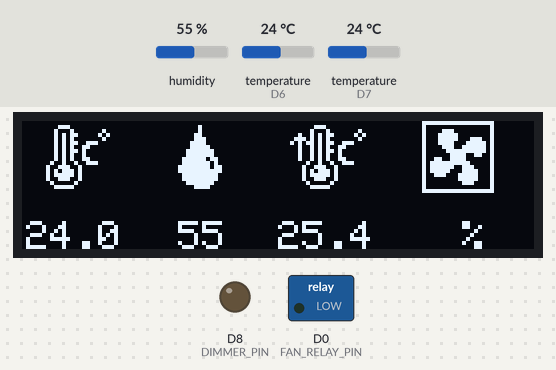
Bench run of a sketch on a simulated ESP8266 (Wemos D1 mini). Shown: 128×32 one-colour display, switched loads named in the sketch (green lamp = pin HIGH), output pins drawn as LEDs (lit = HIGH). Inputs (shaded band) come from the test bench; at power-on: humidity 55 %, temperature (sensors on D6, D7) 24 °C. WiFi joins after 1.5 s; servers stay silent unless stated; the Firebase database answers and starts empty; what the sketch prints to the serial monitor is not drawn.

Above: at 3.7 s.
3.8 s: humidity set to 22 %
At 6.1 s:
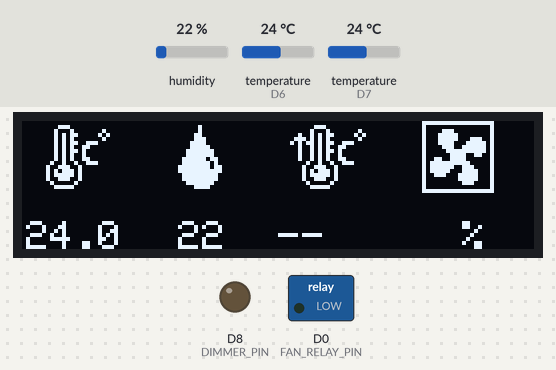
7.2 s: temperature (sensor on D6) set to 12 °C
At 9.5 s:
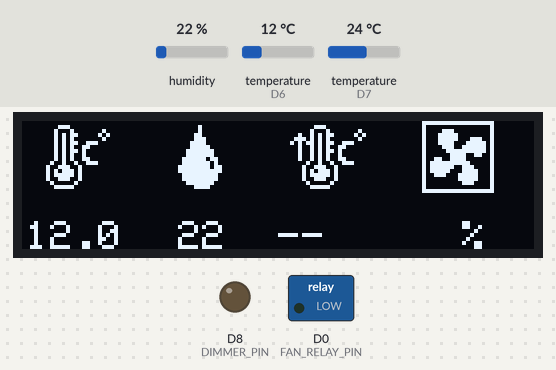
9.8 s: humidity set to 40 %
At 14.9 s:
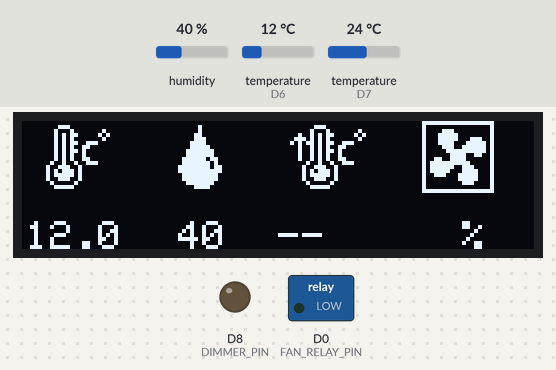
15.2 s: temperature (sensor on D6) set to 19 °C
At 17.3 s:
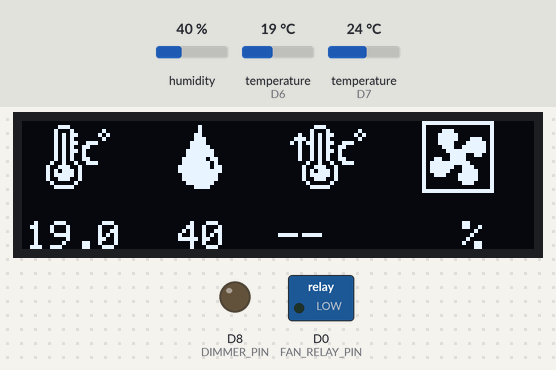
22.4 s: humidity set to 68 %
At 26.1 s:
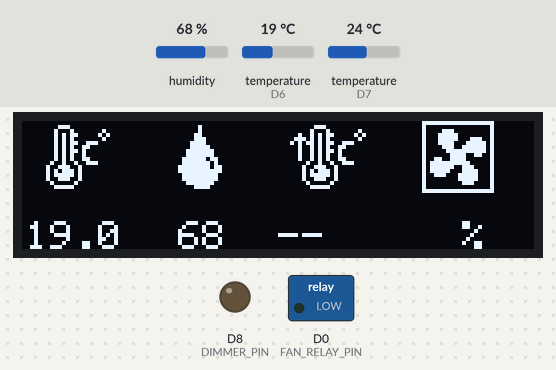
Timing chart, 0 to 27.6 s (numbered marks = the images above; inputs shaded):
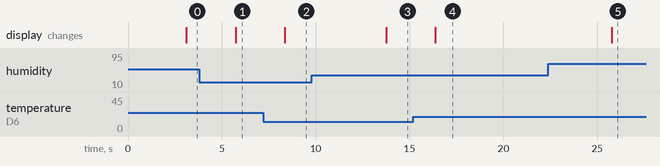

Measured:
- after the input at 3.8 s, the display: changes after 1.9 s (image 1)
- after the input at 7.2 s, the display: changes after 1.1 s (image 2)
- after the input at 9.8 s, the display: changes after 4.0 s (image 3)
- after the input at 15.2 s, the display: changes after 1.2 s (image 4)
- after the input at 22.4 s, the display: changes after 3.4 s (image 5)

The sketch:

hardware_Firmware_.ino
```cpp
#include <RBDdimmer.h>
#include <ESP8266WiFi.h>
#include <FirebaseESP8266.h>
#include <OneWire.h>
#include <DallasTemperature.h>
#include <DHT.h>
#include <Wire.h>
#include <Adafruit_GFX.h>
#include <Adafruit_SSD1306.h>
#include <TaskScheduler.h>
#include <RBDdimmer.h> // For Optimus dimmer control

// Wi-Fi credentials
#define WIFI_SSID "huawei"
#define WIFI_PASSWORD "12345678"

// Firebase config
#define FIREBASE_HOST "smart-fan-controller-e1721-default-rtdb.asia-southeast1.firebasedatabase.app"
#define FIREBASE_AUTH "VoyfKYAwfanU32G2XWrPhg7sBMC984ZrXsL1Grny"

// Sensor Pins
#define ONE_WIRE_BUS D6  // DS18B20
#define DHTPIN D7        // DHT11
#define DHTTYPE DHT11
#define FAN_RELAY_PIN D0 // Relay control

// OLED (0.91" 128x32 I2C) - D1 Mini: SDA = D2 (GPIO4), SCL = D1 (GPIO5)
#define SCREEN_WIDTH    128
#define SCREEN_HEIGHT   32
#define OLED_RESET      -1
#define SCREEN_ADDRESS  0x3C
#define OLED_SDA_PIN    D2
#define OLED_SCL_PIN    D1


// Dimmer pins (ESP8266)
#define DIMMER_PIN D8    // Dimmer control pin
#define ZERO_CROSS_PIN D5 // Zero-cross detection pin
dimmerLamp dimmer(DIMMER_PIN, ZERO_CROSS_PIN);


int fanSpeed = 0; // 0-100% speed
float temperatureHold = 25.0; // Default threshold from Firebase
float heatIndexGlobal = NAN;


Adafruit_SSD1306 display(SCREEN_WIDTH, SCREEN_HEIGHT, &Wire, OLED_RESET);

// --- ICONS ---
static const unsigned char PROGMEM image_arrow_up_bits[] = {0x20,0x70,0xa8,0x20,0x20,0x20,0x20};
static const unsigned char PROGMEM image_download_1_bits[] = {
  0x04,0x00,0x04,0x00,0x0c,0x00,0x0e,0x00,0x1e,0x00,0x1f,0x00,0x3f,0x80,0x3f,0x80,
  0x7e,0xc0,0x7f,0x40,0xff,0x60,0xff,0xe0,0x7f,0xc0,0x7f,0xc0,0x3f,0x80,0x0f,0x00
};
static const unsigned char PROGMEM image_download_bits[] = {
  0x1c,0x00,0x22,0x02,0x2b,0x05,0x2a,0x02,0x2b,0x38,0x2a,0x60,0x2b,0x40,0x2a,0x40,
  0x2a,0x60,0x49,0x38,0x9c,0x80,0xae,0x80,0xbe,0x80,0x9c,0x80,0x41,0x00,0x3e,0x00
};
static const unsigned char PROGMEM image_images_1_bits[] = {
0xff,0xff,0xc0,0x80,0x00,0x40,0x87,0x00,0x40,0x8f,0x80,0x40,0x8f,0x8e,0x40,0x8f,0x1f,
0x40,0x87,0x3f,0x40,0x83,0xff,0x40,0x81,0xe6,0x40,0x99,0xe0,0x40,0xbf,0xf0,0x40,0xbf,
0x38,0x40,0xbe,0x3c,0x40,0x9c,0x7c,0x40,0x80,0x7c,0x40,0x80,0x38,0x40,0x80,0x00,0x40,0xff,0xff,0xc0
};

// Sensor objects
OneWire oneWire(ONE_WIRE_BUS);
DallasTemperature ds18b20(&oneWire);
DHT dht(DHTPIN, DHTTYPE);

// Firebase objects
FirebaseData firebaseData;
FirebaseAuth firebaseAuth;
FirebaseConfig firebaseConfig;

// Sensor value storage
float lastValidTemp = NAN;
float lastValidHumidity = NAN;

// OLED Flashing
bool flashBulb = false;
bool fanState = false; // Global for OLED + logic

// TaskScheduler
Scheduler runner;

// Task function declarations
void readTemperature();
void readHumidity();
void fanControlTask();
void oledFlashTask();
void updateOLEDTask();

// Tasks
Task tReadTemp(1000, TASK_FOREVER, &readTemperature, &runner, true);     // every 1s
Task tReadHumidity(2000, TASK_FOREVER, &readHumidity, &runner, true);    // every 2s
Task tFanControl(200, TASK_FOREVER, &fanControlTask, &runner, true);     // fast for immediate relay
Task tOLEDFlash(500, TASK_FOREVER, &oledFlashTask, &runner, true);       // 0.5s for bulb flash
Task tOLEDUpdate(200, TASK_FOREVER, &updateOLEDTask, &runner, true);     // refresh OLED

// Control parameters
bool onOff = false;
float tempHold = 25.0;

// --- OLED Initialization ---
void initOLED() {
  Wire.begin(OLED_SDA_PIN, OLED_SCL_PIN);
  if (!display.begin(SSD1306_SWITCHCAPVCC, SCREEN_ADDRESS)) {
    Serial.println("SSD1306 allocation failed");
    for(;;);
  }
  display.clearDisplay();
  display.display();
}

// --- OLED Update ---
void drawStatusUI(float temp, float humidity, float heatIndex, int fanSpeed) {
  display.clearDisplay();

  display.drawBitmap(6, 1, image_download_bits, 16, 16, 1);
  display.drawBitmap(39, 1, image_download_1_bits, 11, 16, 1);
  display.drawBitmap(67, 3, image_arrow_up_bits, 5, 7, 1);
  display.drawBitmap(70, 1, image_download_bits, 16, 16, 1);
  display.drawBitmap(100, 0, image_images_1_bits, 18, 18, 1);


  display.setTextSize(1);
  display.setTextColor(SSD1306_WHITE);

  display.setCursor(1, 25);
  if (!isnan(temp)) display.print(temp, 1); else display.print("--.-");

  display.setCursor(39, 25);
  if (!isnan(humidity)) display.print(humidity, 0); else display.print("--");

  display.setCursor(64, 25);
  if (!isnan(heatIndex)) display.print(heatIndex, 1); else display.print("--");

  display.setCursor(104, 25);
  if (!isnan(fanSpeed)) display.print(fanSpeed, 0); else display.print("--");
  display.print("%");

  display.display();
}

// Accurate heat index calculation (Rothfusz regression)
float calculateHeatIndex(float tempC, float humidity) {
  if (tempC < 20.0 || humidity < 40) return NAN;
  float tempF = (tempC * 9.0 / 5.0) + 32.0;
  float hiF = -42.379 + (2.04901523 * tempF)
            + (10.14333127 * humidity)
            - (0.22475541 * tempF * humidity)
            - (0.00683783 * pow(tempF, 2))
            - (0.05481717 * pow(humidity, 2))
            + (0.00122874 * pow(tempF, 2) * humidity)
            + (0.00085282 * tempF * pow(humidity, 2))
            - (0.00000199 * pow(tempF, 2) * pow(humidity, 2));
  if (humidity < 13 && tempF >= 80 && tempF <= 112) {
    hiF -= ((13 - humidity) / 4) * sqrt((17 - abs(tempF - 95)) / 17);
  }
  if (humidity > 85 && tempF >= 80 && tempF <= 87) {
    hiF += ((humidity - 85) / 10) * ((87 - tempF) / 5);
  }
  return (hiF - 32.0) * 5.0 / 9.0;
}

// --- Task Implementations ---

void readTemperature() {
  ds18b20.requestTemperatures();
  float temp = ds18b20.getTempCByIndex(0);
  if (temp != DEVICE_DISCONNECTED_C) {
    lastValidTemp = temp;
    Firebase.setFloat(firebaseData, "/temperature", temp);
    Serial.print("Temperature: ");
    Serial.print(temp);
    Serial.println("°C");
  } else {
    Serial.println("Temperature sensor error!");
  }
}

void readHumidity() {
  float humidity = dht.readHumidity();
  if (!isnan(humidity)) {
    lastValidHumidity = humidity;
    Firebase.setFloat(firebaseData, "/humidity", humidity);
    Serial.print("Humidity: ");
    Serial.print(humidity);
    Serial.print("%");
    if (!isnan(lastValidTemp) && !isnan(lastValidHumidity)) {
      float heatIndex = calculateHeatIndex(lastValidTemp, lastValidHumidity);
      if (!isnan(heatIndex)) {
        Serial.print(" | Heat Index: ");
        Serial.print(heatIndex);
        Serial.println("°C");
        Firebase.setInt(firebaseData, "/heatIndex", heatIndex);
      } else {
        Serial.println(" | Heat Index: Not valid (T <20°C or RH <40%)");
      }
    }
  } else {
    Serial.println("Humidity sensor error!");
  }


}

// Add near global variables
float heatIndexThreshold = NAN;  // Stores heat index equivalent of temperatureHold

void fanControlTask() {

    bool fanEnabled = false;
    if (Firebase.getBool(firebaseData, "/FanONOFF")) {
        fanEnabled = firebaseData.to<bool>();
    }

    // MASTER OVERRIDE: If fan is disabled, turn everything off immediately
    if (!fanEnabled) {
        fanSpeed = 0;
        dimmer.setState(OFF);
        dimmer.setPower(fanSpeed);
        Firebase.setInt(firebaseData, "/fanSpeed", fanSpeed);
        Serial.println("Master OFF - Fan disabled");
        return;  // Exit function early
    }
    // Read fan on/off state from Firebase (default to OFF if read fails)
    bool on_off = false;
    if (Firebase.getBool(firebaseData, "/on_off")) {
        on_off = firebaseData.to<bool>();
    }

    // MANUAL CONTROL MODE (on_off = false)
    if (!on_off) {
        int controlValue = 0;
        if (Firebase.getInt(firebaseData, "/controlFanSpeed")) {
            controlValue = firebaseData.to<int>();
        }

        // Map control value to fan speed
        switch (controlValue) {
            case 1: fanSpeed = 60; break;  // Low speed
            case 2: fanSpeed = 75; break;  // Medium speed
            case 3: fanSpeed = 85; break;  // High speed
            case 4: fanSpeed = 100; break; // Max speed
            default: fanSpeed = 0;         // Off for invalid values
        }

        // Set dimmer state based on fan speed
        dimmer.setState(fanSpeed > 0 ? ON : OFF);
        dimmer.setPower(fanSpeed);

        // Update Firebase and log
        Firebase.setInt(firebaseData, "/fanSpeed", fanSpeed);
        Serial.printf("MANUAL MODE | Control level: %d | Fan speed: %d%%\n",
                      controlValue, fanSpeed);
        return;  // Exit after manual control
    }

    // AUTOMATIC CONTROL MODE (on_off = true)
    // -----------------------------------------------------------------
    // Get temperature setpoint from Firebase
    if (Firebase.getFloat(firebaseData, "/temperatureHold")) {
        temperatureHold = firebaseData.to<float>();
    }

    // Only proceed if we have valid sensor readings
    if (!isnan(lastValidTemp) && !isnan(lastValidHumidity)) {
        // Calculate current heat index
        float currentHeatIndex = calculateHeatIndex(lastValidTemp, lastValidHumidity);

        // Convert setpoint to heat index equivalent
        heatIndexThreshold = calculateHeatIndex(temperatureHold, lastValidHumidity);

        // Store for display
        heatIndexGlobal = currentHeatIndex;

        // Check if heat index calculations are valid
        bool useHeatIndex = !isnan(currentHeatIndex) && !isnan(heatIndexThreshold);

        if (useHeatIndex) {
            // Heat-index based control
            if (currentHeatIndex >= heatIndexThreshold) {
                dimmer.setState(ON);
                float perceivedHeat = currentHeatIndex - heatIndexThreshold;

                // Dynamic speed adjustment:
                if (perceivedHeat <= 0) {
                    fanSpeed = 0;
                } else if (perceivedHeat < 10) {
                    // Scale from 80-100% based on heat difference
                    fanSpeed = 60 + static_cast<int>(20 * (perceivedHeat / 10));
                } else {
                    fanSpeed = 100;
                }
            } else {
                fanSpeed = 0;
                dimmer.setState(OFF);
            }
        } else {
            // Fallback to temperature-only control
            if (lastValidTemp >= temperatureHold) {
                dimmer.setState(ON);
                float tempAbove = lastValidTemp - temperatureHold;
                if (tempAbove < 10) {
                    fanSpeed = 60
                    + + static_cast<int>(20 * (tempAbove / 10));
                } else {
                    fanSpeed = 100;
                }
            } else {
                fanSpeed = 0;
                dimmer.setState(OFF);
            }
        }
    } else {
        // Sensor failure handling
        fanSpeed = 0;
        dimmer.setState(OFF);
    }

    // Apply settings and update Firebase
    dimmer.setPower(fanSpeed);
    Firebase.setInt(firebaseData, "/fanSpeed", fanSpeed);

    // Detailed status logging
    Serial.printf("AUTO MODE | Set: %.1f°C | Current: %.1f°C | Hum: %.1f%%\n",
                  temperatureHold, lastValidTemp, lastValidHumidity);
    Serial.printf("HI: %.1f°C | Threshold: %.1f°C | Fan: %d%%\n",
                  heatIndexGlobal, heatIndexThreshold, fanSpeed);
}


void oledFlashTask() {
  flashBulb = !flashBulb;
}

void updateOLEDTask() {
  float heatIndex = (!isnan(lastValidTemp) && !isnan(lastValidHumidity)) ? calculateHeatIndex(lastValidTemp, lastValidHumidity) : NAN;

  // Use fanState as relayOn
  drawStatusUI(lastValidTemp, lastValidHumidity, heatIndex, fanSpeed);
}

void setup() {
  Serial.begin(115200);

  // Initialize sensors
  ds18b20.begin();
  dht.begin();
  pinMode(FAN_RELAY_PIN, OUTPUT);
  digitalWrite(FAN_RELAY_PIN, LOW);

  // OLED
  initOLED();

  // Connect to Wi-Fi
  WiFi.begin(WIFI_SSID, WIFI_PASSWORD);
  Serial.print("Connecting to Wi-Fi");
  while (WiFi.status() != WL_CONNECTED) {
    delay(500);
    Serial.print(".");
  }
  Serial.println("\nWi-Fi connected");

  // Configure Firebase
  firebaseConfig.database_url = FIREBASE_HOST;
  firebaseConfig.signer.tokens.legacy_token = FIREBASE_AUTH;
  Firebase.begin(&firebaseConfig, &firebaseAuth);
  Firebase.reconnectWiFi(true);

  // Initialize dimmer

  dimmer.begin(NORMAL_MODE, ON);
  dimmer.setPower(0); // Start with fan off
}

void loop() {
  runner.execute(); // Run scheduled tasks
}
```
